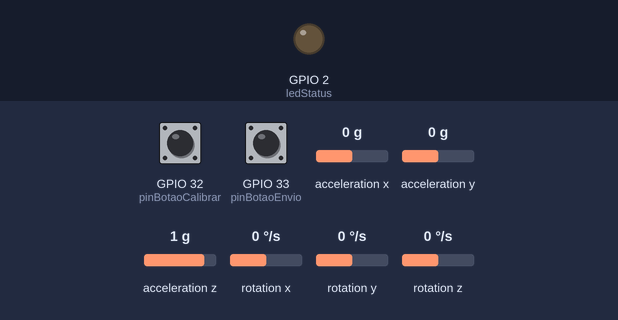
Bench run of a sketch on a simulated ESP32. On the bench: output pins drawn as LEDs (lit = HIGH). Inputs (shaded band) come from the test bench; at power-on: GPIO 33 (pinBotaoEnvio) HIGH, GPIO 32 (pinBotaoCalibrar) HIGH, acceleration x 0 g, acceleration y 0 g, acceleration z 1 g, rotation x 0 °/s, rotation y 0 °/s, rotation z 0 °/s. WiFi joins after 1.5 s; servers stay silent unless stated; uploads are accepted with an empty reply; the local clock reads 2024-03-15 10:24:30 at power-on unless the sketch sets it; what the sketch prints to the serial monitor is not drawn.

Above: at 3.7 s.
3.8 s: GPIO 33 (pinBotaoEnvio) pulled LOW for 0.15 s
At 5.1 s:
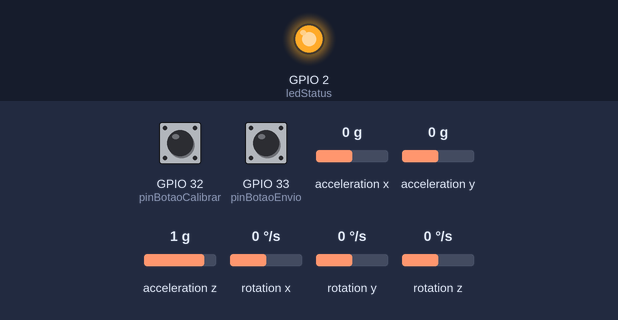
14.8 s: GPIO 33 (pinBotaoEnvio) pulled LOW for 3.2 s
At 17.6 s:
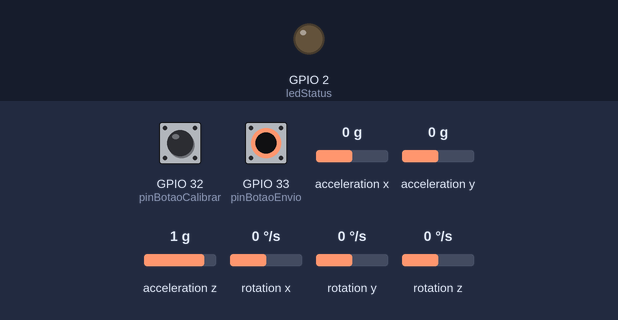
Timing chart, 0 to 19.1 s (numbered marks = the images above; inputs shaded):
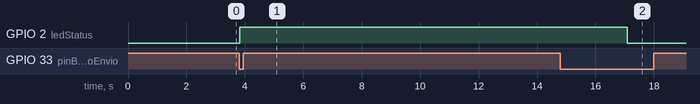

Measured:
- after the input at 3.8 s, GPIO 2 (ledStatus): LOW → HIGH at once
- after the input at 14.8 s, GPIO 2 (ledStatus): HIGH → LOW after 2.3 s

The sketch:

VibSense.ino
```cpp
#include <WiFi.h>
#include <HTTPClient.h>
#include <Wire.h>
#include <MPU6050_light.h>
#include <ArduinoJson.h>
#include <vector>

const char* ssid = "BACONLOGA";
const char* password = "a1b2c3d4e5";
const char* server = "https://apisensor.azurewebsites.net/api/SensorReadings/lote";
const char* deviceId = "f68fb3dd-65b9-47c3-b638-1bad36be5e37";
const char* apiKey = "abc123secretapikeyxyz";  // SUA API KEY

MPU6050 mpu(Wire);
const int pinBotaoCalibrar = 32;
const int pinBotaoEnvio = 33;
const int ledStatus = 2;

bool envioAtivo = false;
bool estadoAnteriorBotaoEnvio;

struct LeituraMPU {
  float x, y, z;
  unsigned long timestamp;
};

const int taxaAmostragemHz = 500;
const unsigned long duracaoCaptura = 1000;
std::vector<LeituraMPU> bufferLeituras;

void setup() {
  Serial.begin(115200);
  Wire.begin(27, 26);

  pinMode(pinBotaoCalibrar, INPUT_PULLUP);
  pinMode(pinBotaoEnvio, INPUT_PULLUP);
  estadoAnteriorBotaoEnvio = digitalRead(pinBotaoEnvio);

  pinMode(ledStatus, OUTPUT);
  digitalWrite(ledStatus, envioAtivo ? HIGH : LOW);


  Serial.print("Conectando no WiFi");
  WiFi.begin(ssid, password);
  while (WiFi.status() != WL_CONNECTED) {
    delay(500); Serial.print(".");
  }
  Serial.println("\nWiFi conectado!");

  configTime(0, 0, "pool.ntp.org", "time.nist.gov");

  struct tm timeinfo;
  if (!getLocalTime(&timeinfo)) {
    Serial.println("Erro ao obter horário NTP.");
  } else {
    Serial.println("Horário sincronizado.");
  }

  Serial.println("Inicializando MPU...");
  if (mpu.begin() != 0) {
    Serial.println("Erro ao iniciar MPU!");
  }
  mpu.calcOffsets(true, true);
  Serial.println("MPU pronto!");
}

String getISO8601Time() {
  struct tm timeinfo;
  if (!getLocalTime(&timeinfo)) return "";
  char buf[25];
  strftime(buf, sizeof(buf), "%Y-%m-%dT%H:%M:%SZ", &timeinfo);
  return String(buf);
}

void capturarAmostrasPor1Segundo() {
  bufferLeituras.clear();
  unsigned long tempoInicio = millis();
  unsigned long intervaloAmostra = 1000 / taxaAmostragemHz;
  unsigned long proximaAmostra = tempoInicio;

  while (millis() - tempoInicio < duracaoCaptura) {
    if (millis() >= proximaAmostra) {
      mpu.update();
      LeituraMPU leitura;
      leitura.x = mpu.getAccX();
      leitura.y = mpu.getAccY();
      leitura.z = mpu.getAccZ();
      leitura.timestamp = millis();
      bufferLeituras.push_back(leitura);
      proximaAmostra += intervaloAmostra;
    }
    delay(1);
  }

  Serial.print("Capturadas ");
  Serial.print(bufferLeituras.size());
  Serial.println(" amostras.");
}

void enviarAmostras() {
  StaticJsonDocument<8192> doc;
  doc["deviceId"] = deviceId;
  doc["timestamp"] = getISO8601Time();
  JsonArray leituras = doc.createNestedArray("leituras");

  for (auto& l : bufferLeituras) {
    JsonObject obj = leituras.createNestedObject();
    obj["accelX"] = l.x;
    obj["accelY"] = l.y;
    obj["accelZ"] = l.z;
    obj["ms"] = l.timestamp;
  }

  String json;
  serializeJson(doc, json);
  Serial.print("Enviando lote com ");
  Serial.print(bufferLeituras.size());
  Serial.println(" amostras:");
  Serial.println(json);

  if (WiFi.status() == WL_CONNECTED) {
    HTTPClient http;
    http.begin(server);
    http.addHeader("Content-Type", "application/json");
    http.addHeader("Authorization", String("ApiKey ") + apiKey);  // ✅ header correto
    int response = http.POST(json);
    Serial.print("Código HTTP: ");
    Serial.println(response);
    http.end();
  } else {
    Serial.println("WiFi desconectado. Dados não enviados.");
  }
}

void loop() {
  mpu.update();

  if (digitalRead(pinBotaoCalibrar) == LOW) {
    Serial.println("Recalibrando MPU...");
    mpu.calcOffsets(true, true);
    Serial.println("Recalibração concluída.");
    delay(1000);
  }

  bool estadoAtualBotaoEnvio = digitalRead(pinBotaoEnvio);
  if (estadoAtualBotaoEnvio == LOW && estadoAnteriorBotaoEnvio == HIGH) {
    envioAtivo = !envioAtivo;
    digitalWrite(ledStatus, envioAtivo ? HIGH : LOW);
    Serial.print("Envio de dados: ");
    Serial.println(envioAtivo ? "ATIVADO" : "DESATIVADO");
    delay(500);
  }
  estadoAnteriorBotaoEnvio = estadoAtualBotaoEnvio;

  if (!envioAtivo) {
    delay(100);
    return;
  }

  capturarAmostrasPor1Segundo();
  enviarAmostras();
}
```
